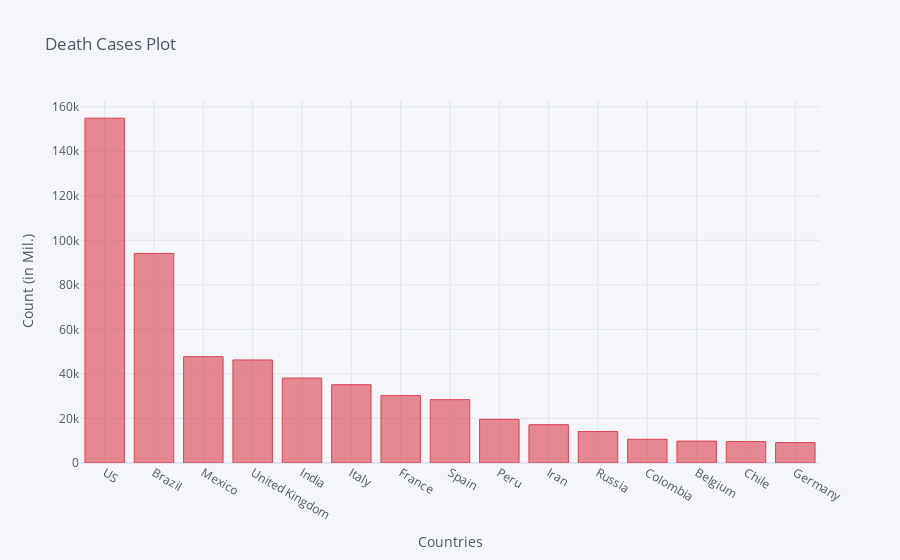

Write notebook code for a chart like this one.
### Code cell
death_df2_plot.iplot(kind='bar', x='Country/Region', y='8/2/20',color='red',
                    title='Death Cases Plot',xTitle='Countries',yTitle='Count (in Mil.)')

### Figure 1 — Plotly figure (JSON) as saved in the notebook; plotly's stock layout.template omitted (floating-point values rounded to 4 significant figures)
{"data": [{"marker": {"color": "rgba(219, 64, 82, 0.6)", "line": {"color": "rgba(219, 64, 82, 1.0)", "width": 1}}, "name": "8/2/20", "orientation": "v", "text": "", "type": "bar", "x": ["US", "Brazil", "Mexico", "United Kingdom", "India", "Italy", "France", "Spain", "Peru", "Iran", "Russia", "Colombia", "Belgium", "Chile", "Germany"], "y": [154860, 94104, 47746, 46286, 38135, 35154, 30268, 28445, 19614, 17190, 14104, 10650, 9845, 9608, 9154]}], "layout": {"legend": {"bgcolor": "#F5F6F9", "font": {"color": "#4D5663"}}, "paper_bgcolor": "#F5F6F9", "plot_bgcolor": "#F5F6F9", "title": {"font": {"color": "#4D5663"}, "text": "Death Cases Plot"}, "xaxis": {"gridcolor": "#E1E5ED", "showgrid": true, "tickfont": {"color": "#4D5663"}, "title": {"font": {"color": "#4D5663"}, "text": "Countries"}, "zerolinecolor": "#E1E5ED"}, "yaxis": {"gridcolor": "#E1E5ED", "showgrid": true, "tickfont": {"color": "#4D5663"}, "title": {"font": {"color": "#4D5663"}, "text": "Count (in Mil.)"}, "zerolinecolor": "#E1E5ED"}}}
